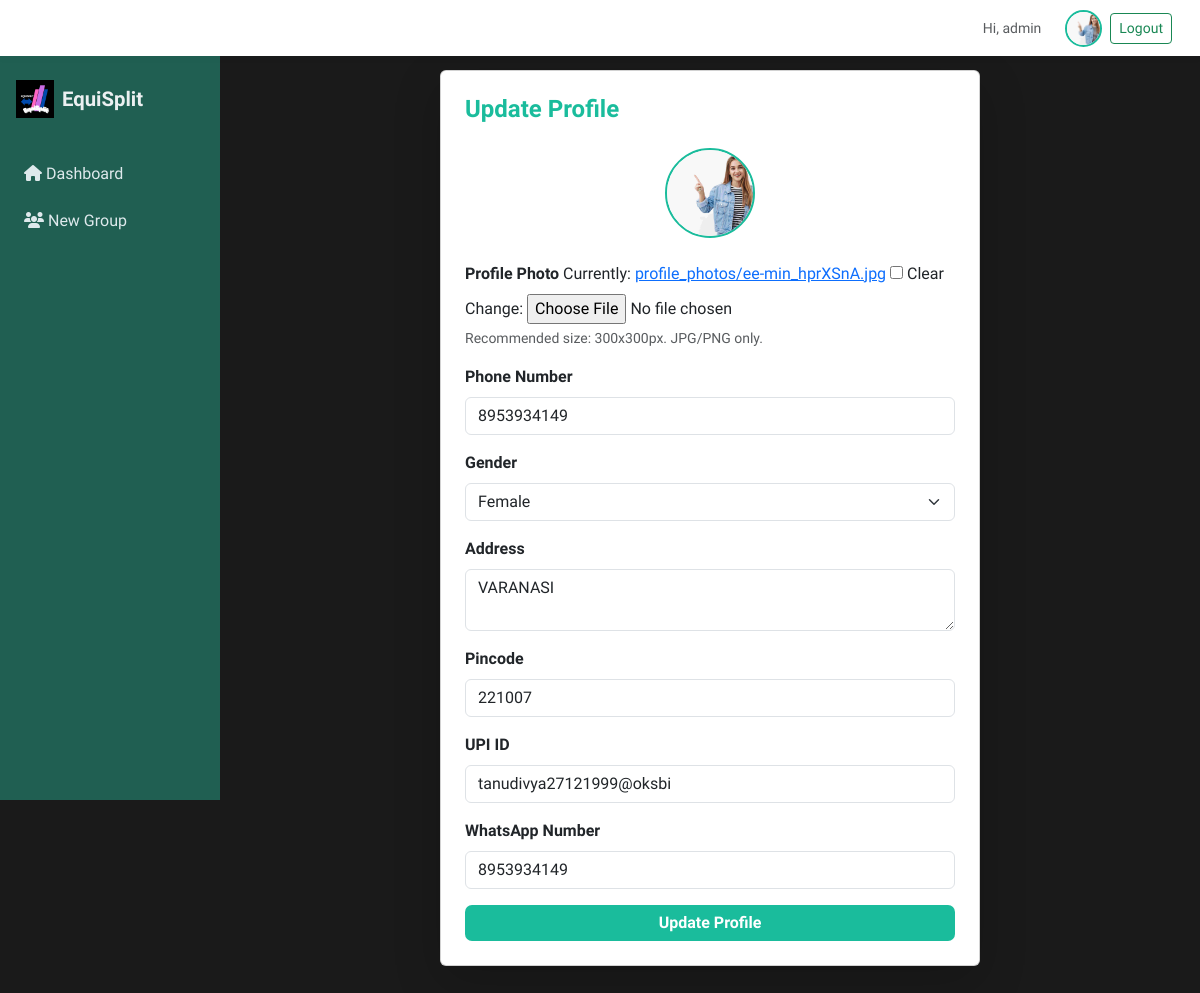
/profile/ (signed in), run on the app's committed database.
### equi_app/models.py (models this page shows, shortened)
class UserProfile(models.Model):
    GENDER_CHOICES = (
        ('M', 'Male'),
        ('F', 'Female'),
        ('O', 'Other'),
    )
    user = models.OneToOneField(User, on_delete=models.CASCADE, related_name='profile')
    profile_image = models.ImageField(upload_to='profile_photos/', default='profile_photos/default.png', blank=True)
    phone_number = models.CharField(max_length=20, blank=True)
    gender = models.CharField(max_length=1, choices=GENDER_CHOICES, blank=True)
    address = models.TextField(blank=True)
    pincode = models.CharField(max_length=10, blank=True)
    upi_id = models.CharField(max_length=64, blank=True)
    whatsapp_number = models.CharField(max_length=20, blank=True)

### equi_app/views.py (the view)
# urls.py: path('profile/', views.profile_update, name='profile_update'),
@login_required
def profile_update(request):
    profile = request.user.profile
    if request.method == 'POST':
        form = UserProfileForm(request.POST, request.FILES, instance=profile)
        if form.is_valid():
            form.save()
            return redirect('profile_update')
    else:
        form = UserProfileForm(instance=profile)
    return render(request, 'profile_update.html', {'form': form, 'profile': profile})

### equi_app/forms.py
class UserProfileForm(forms.ModelForm):
    class Meta:
        model = UserProfile
        fields = [
            'profile_image', 'phone_number', 'gender', 'address', 'pincode',
            'upi_id', 'whatsapp_number'
        ]
        widgets = {
            'gender': forms.Select(choices=UserProfile.GENDER_CHOICES, attrs={'class': 'form-select'}),
            'phone_number': forms.TextInput(attrs={'class': 'form-control'}),
            'address': forms.Textarea(attrs={'class': 'form-control', 'rows': 2}),
            'pincode': forms.TextInput(attrs={'class': 'form-control'}),
            'upi_id': forms.TextInput(attrs={'class': 'form-control'}),
            'whatsapp_number': forms.TextInput(attrs={'class': 'form-control'}),
        }

### equi_app/templates/profile_update.html (shortened to what this page needs)
{% extends "base.html" %}
{% block content %}
<div class="mx-auto" style="max-width:540px;">
  <div class="card shadow-lg p-4">
    <h4 class="mb-4" style="color:var(--theme-accent);font-weight:700;">Update Profile</h4>
    <form method="post" enctype="multipart/form-data">
      <div class="mb-4 text-center">
        {% if profile.profile_image %}
          <img src="{{ profile.profile_image.url }}" class="rounded-circle" style="width:90px; height:90px; object-fit:cover; border:2.5px solid var(--theme-accent);" alt="Profile Photo">
        {% endif %}
      </div>
      <div class="mb-3">
        <label class="form-label fw-semibold">Profile Photo</label>
        {{ form.profile_image }}
        <div class="form-text">Recommended size: 300x300px. JPG/PNG only.</div>
      </div>
      <div class="mb-3">
        <label class="form-label fw-semibold">Phone Number</label>
        {{ form.phone_number }}
      </div>
      <div class="mb-3">
        <label class="form-label fw-semibold">Gender</label>
        {{ form.gender }}
      </div>
      <div class="mb-3">
        <label class="form-label fw-semibold">Address</label>
        {{ form.address }}
      </div>
      <div class="mb-3">
        <label class="form-label fw-semibold">Pincode</label>
        {{ form.pincode }}
      </div>
      <div class="mb-3">
        <label class="form-label fw-semibold">UPI ID</label>
        {{ form.upi_id }}
      </div>
      <div class="mb-3">
        <label class="form-label fw-semibold">WhatsApp Number</label>
        {{ form.whatsapp_number }}
      </div>
      <button type="submit" class="btn btn-accent w-100">Update Profile</button>
    </form>
  </div>
</div>
{% endblock %}

### equi_app/templates/base.html (shortened to what this page needs)
<!DOCTYPE html>
<html lang="en">
<head>
    <link href="https://cdn.jsdelivr.net/npm/bootstrap@5.3.0/dist/css/bootstrap.min.css" rel="stylesheet">
    <link rel="stylesheet" href="https://cdnjs.cloudflare.com/ajax/libs/font-awesome/6.4.2/css/all.min.css">
</head>
<body>
    <nav class="sidebar" id="sidebarMenu">
        <div class="sidebar-logo mt-5">
            <img src="/media/profile_photos/logoo.png" alt="Logo" />
            <span style="font-size:1.27rem;font-weight:700;">EquiSplit</span>
        </div>
        <ul class="nav flex-column mt-4 px-2">
            <li class="nav-item">
                <a class="nav-link {% if request.resolver_match.url_name == 'dashboard' %}active{% endif %}" href="{% url 'dashboard' %}">
                    <i class="fas fa-house"></i> Dashboard
                </a>
            </li>
            <li class="nav-item">
                <a class="nav-link {% if request.resolver_match.url_name == 'create_group' %}active{% endif %}" href="{% url 'create_group' %}">
                    <i class="fas fa-users"></i> New Group
                </a>
            </li>
        </ul>
    </nav>
    <nav class="topnavbar">
        <div class="ms-auto d-flex align-items-center">
            <button class="profile-btn" aria-label="User">
                {% if user.is_authenticated and user.profile.profile_image.url %}
                  <span class="me-3 text-muted small">Hi, {{ user.username }}</span>
                  <a href="{% url 'profile_update' %}">
                  <img src="{{ user.profile.profile_image.url }}" class="profile-img mx-2" alt="Profile"/></a>
                  <a href="{% url 'logout' %}" class="btn btn-outline-success btn-sm">Logout</a>
                {% else %}
                    <a href="{% url 'login' %}" class="btn btn-success btn-sm" style="background:#20a074; border:none;">Log in</a>
                    <a href="{% url 'register' %}" class="btn btn-success btn-sm">Sign up</a>
                {% endif %}
            </button>
        </div>
    </nav>
    <div class="content-area" style="padding-top:70px;">
        {% block content %}{% endblock %}
    </div>
</body>
</html>

### equi_app/templates/base.html (style rules this page uses)
:root { --theme-accent: #1ABC9C; --sidebar-bg: #205f52ff; --sidebar-hover: #283340; }
body { background: #1A1A1A; font-family: 'Segoe UI', 'Arial', sans-serif; color: #ECF0F1; }
.sidebar { background: var(--sidebar-bg); color: #ECF0F1; min-width: 220px; max-width: 220px; height: 100vh; position: fixed; left: 0; top: 0; transition: transform 0.3s; z-index: 1000; }
.sidebar .nav-link { color: #dee9ec; font-weight: 500; border-radius: 7px; transition: background 0.18s; }
.sidebar-logo { display: flex; align-items: center; padding: 32px 16px 12px 16px; }
.sidebar-logo img { width: 38px; margin-right: 8px; }
.sidebar .nav-item { margin-bottom: 7px; }
.content-area { margin-left: 220px; padding: 35px 30px; min-height: 100vh; }
.topnavbar { background: #fff; height: 56px; display: flex; align-items: center; justify-content: space-between; box-shadow: 0 2px 8px rgba(44,62,80,.04); padding: 0 22px 0 242px; position: fixed; top: 0; left: 0; right: 0; z-index: 1100; }
.profile-btn { border: none; background: none; outline: none; display: flex; align-items: center; cursor: pointer; }
.profile-img { width: 37px; height: 37px; border-radius: 50%; object-fit: cover; border: 2px solid var(--theme-accent); }
.btn-accent { background: var(--theme-accent); color: #fff; border: none; border-radius: 7px; font-weight: 600; }

### data on the page
UserProfile: profile_image (picture), phone_number "8953934149", gender "Female", address "VARANASI", pincode "221007", upi_id "tanudivya27121999@oksbi", whatsapp_number "8953934149"

### other printed values
{{ user.username }} "admin"
